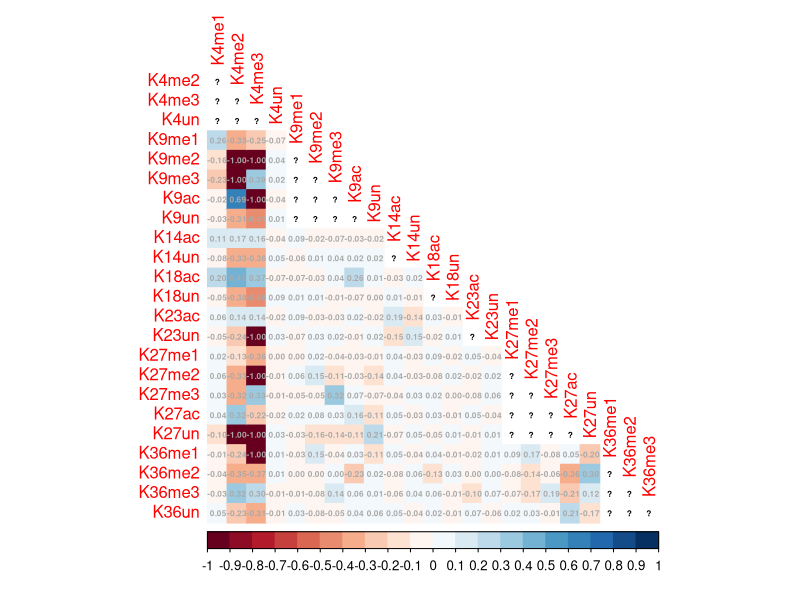
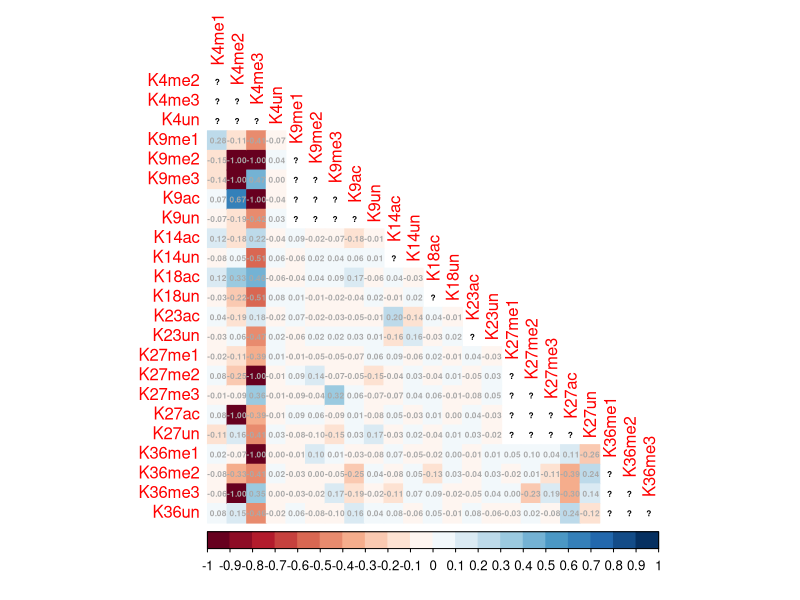
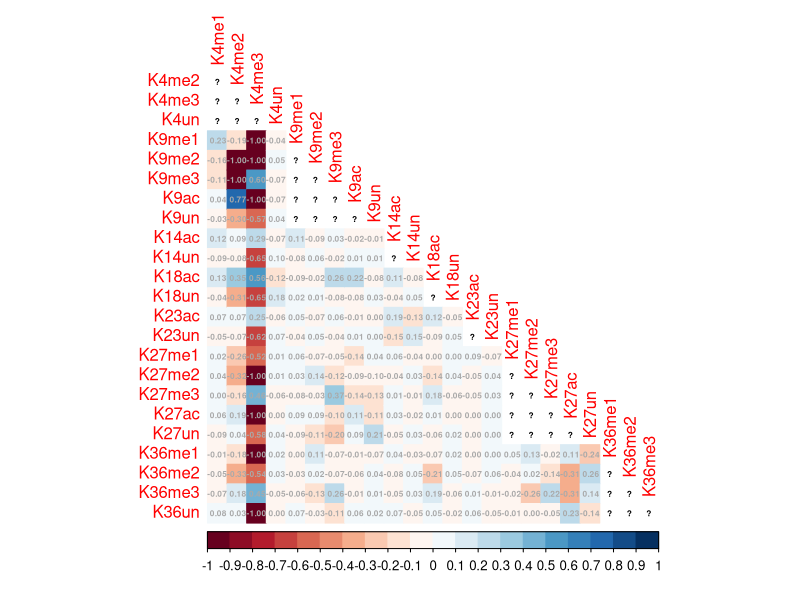
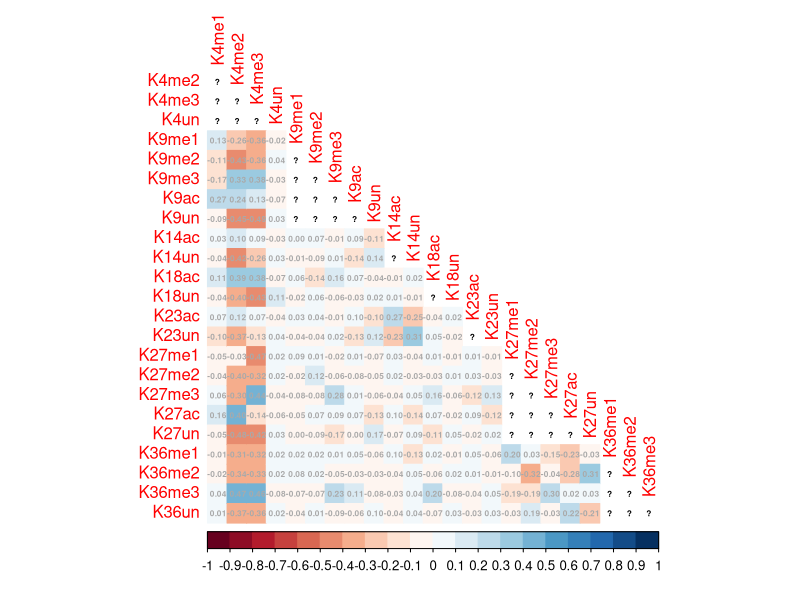
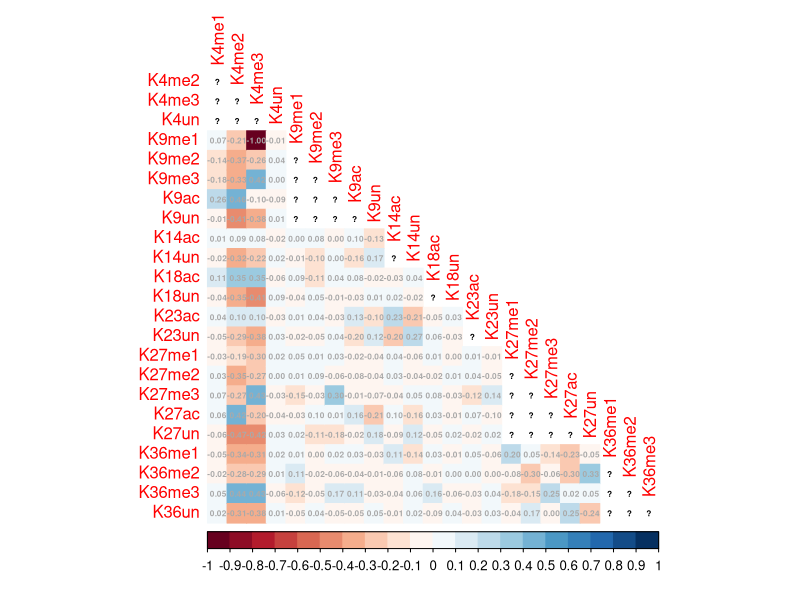
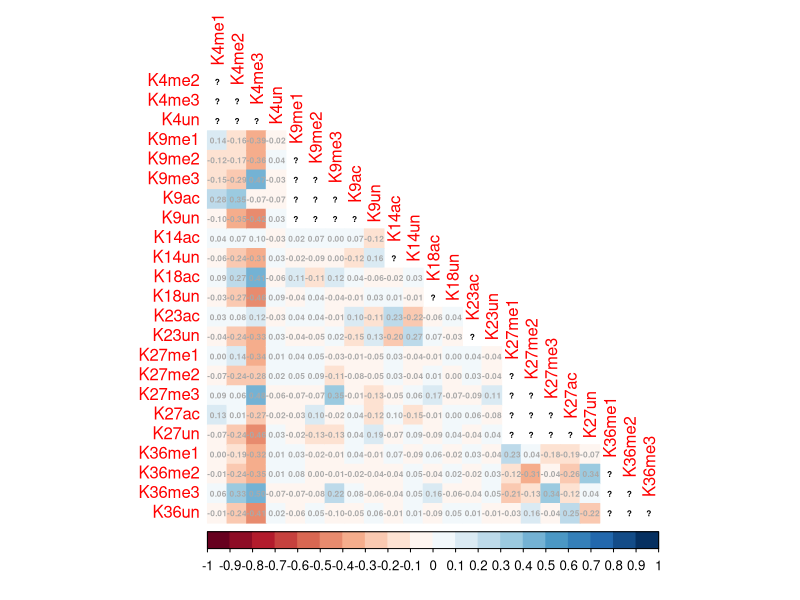

These charts were generated, in order, by the following R code:
# load libraries
library(readxl)
library(tidyverse)
library(corrplot)


# import h33 data cleaned in excel
interplay1_1 <- read_excel("data/H33_interplay_matrices.xlsx", 
                           sheet = "Sheet1", col_names = FALSE)
View(interplay1_1)


interplay1_2 <- read_excel("data/H33_interplay_matrices.xlsx", 
                           sheet = "Sheet2", col_names = FALSE)
View(interplay1_2)


interplay1_3 <- read_excel("data/H33_interplay_matrices.xlsx", 
                           sheet = "Sheet3", col_names = FALSE)
View(interplay1_3)


interplay2_1 <- read_excel("data/H33_interplay_matrices.xlsx", 
                           sheet = "Sheet4", col_names = FALSE)
View(interplay2_1)


interplay2_2 <- read_excel("data/H33_interplay_matrices.xlsx", 
                           sheet = "Sheet5", col_names = FALSE)
View(interplay2_2)


interplay2_3 <- read_excel("data/H33_interplay_matrices.xlsx", 
                           sheet = "Sheet6", col_names = FALSE)
View(interplay2_3)



# convert df to matrix for corrplot input
h33_interplay1_1 <- as.matrix(interplay1_1)

h33_interplay1_2 <- as.matrix(interplay1_2)

h33_interplay1_3 <- as.matrix(interplay1_3)

h33_interplay2_1 <- as.matrix(interplay2_1)

h33_interplay2_2 <- as.matrix(interplay2_2)

h33_interplay2_3 <- as.matrix(interplay2_3)



# names for rows and columns
groupnames <- c("K4me1", "K4me2", "K4me3", "K4un", "K9me1", "K9me2", "K9me3", "K9ac", "K9un", "K14ac", "K14un", "K18ac", "K18un", "K23ac",  "K23un", "K27me1", "K27me2", "K27me3", "K27ac", "K27un", "K36me1", "K36me2", "K36me3", "K36un")
row.names(h33_interplay1_1) <- groupnames
colnames(h33_interplay1_1) <- groupnames

row.names(h33_interplay1_2) <- groupnames
colnames(h33_interplay1_2) <- groupnames

row.names(h33_interplay1_3) <- groupnames
colnames(h33_interplay1_3) <- groupnames

row.names(h33_interplay2_1) <- groupnames
colnames(h33_interplay2_1) <- groupnames

row.names(h33_interplay2_2) <- groupnames
colnames(h33_interplay2_2) <- groupnames

row.names(h33_interplay2_3) <- groupnames
colnames(h33_interplay2_3) <- groupnames



# corrplot for all loaded matrices

# plot corrplot for h33_interplay1_1
corrplot(
        h33_interplay1_1, # specify matrix
         method = 'color' , # shape in each cell
         type = 'lower', # plot only lower half
         diag = FALSE, # remove diagonal with perfect correlation 
         col = COL2('RdBu', 20), # color scheme
         addCoef.col = "dark grey", # font color
         number.cex = 0.50) # text size


# plot corrplot for h33_interplay1_2
corrplot(h33_interplay1_2, # specify matrix
         method = 'color' , # shape in each cell
         type = 'lower', # plot only lower half
         diag = FALSE, # remove diagonal with perfect correlation 
         col = COL2('RdBu', 20), # color scheme
         addCoef.col = "dark grey", # font color
         number.cex = 0.50) # text size


# plot corrplot for h33_interplay1_3
corrplot(h33_interplay1_3, # specify matrix
         method = 'color' , # shape in each cell
         type = 'lower', # plot only lower half
         diag = FALSE, # remove diagonal with perfect correlation 
         col = COL2('RdBu', 20), # color scheme
         addCoef.col = "dark grey", # font color
         number.cex = 0.50) # text size


# plot corrplot for h33_interplay2_1
corrplot(h33_interplay2_1, # specify matrix
         method = 'color' , # shape in each cell
         type = 'lower', # plot only lower half
         diag = FALSE, # remove diagonal with perfect correlation 
         col = COL2('RdBu', 20), # color scheme
         addCoef.col = "dark grey", # font color
         number.cex = 0.50) # text size


# plot corrplot for h33_interplay2_2
corrplot(h33_interplay2_2, # specify matrix
         method = 'color' , # shape in each cell
         type = 'lower', # plot only lower half
         diag = FALSE, # remove diagonal with perfect correlation 
         col = COL2('RdBu', 20), # color scheme
         addCoef.col = "dark grey", # font color
         number.cex = 0.50) # text size


# plot corrplot for h33_interplay2_3
corrplot(h33_interplay2_3, # specify matrix
         method = 'color' , # shape in each cell
         type = 'lower', # plot only lower half
         diag = FALSE, # remove diagonal with perfect correlation 
         col = COL2('RdBu', 20), # color scheme
         addCoef.col = "dark grey", # font color
         number.cex = 0.50) # text size
